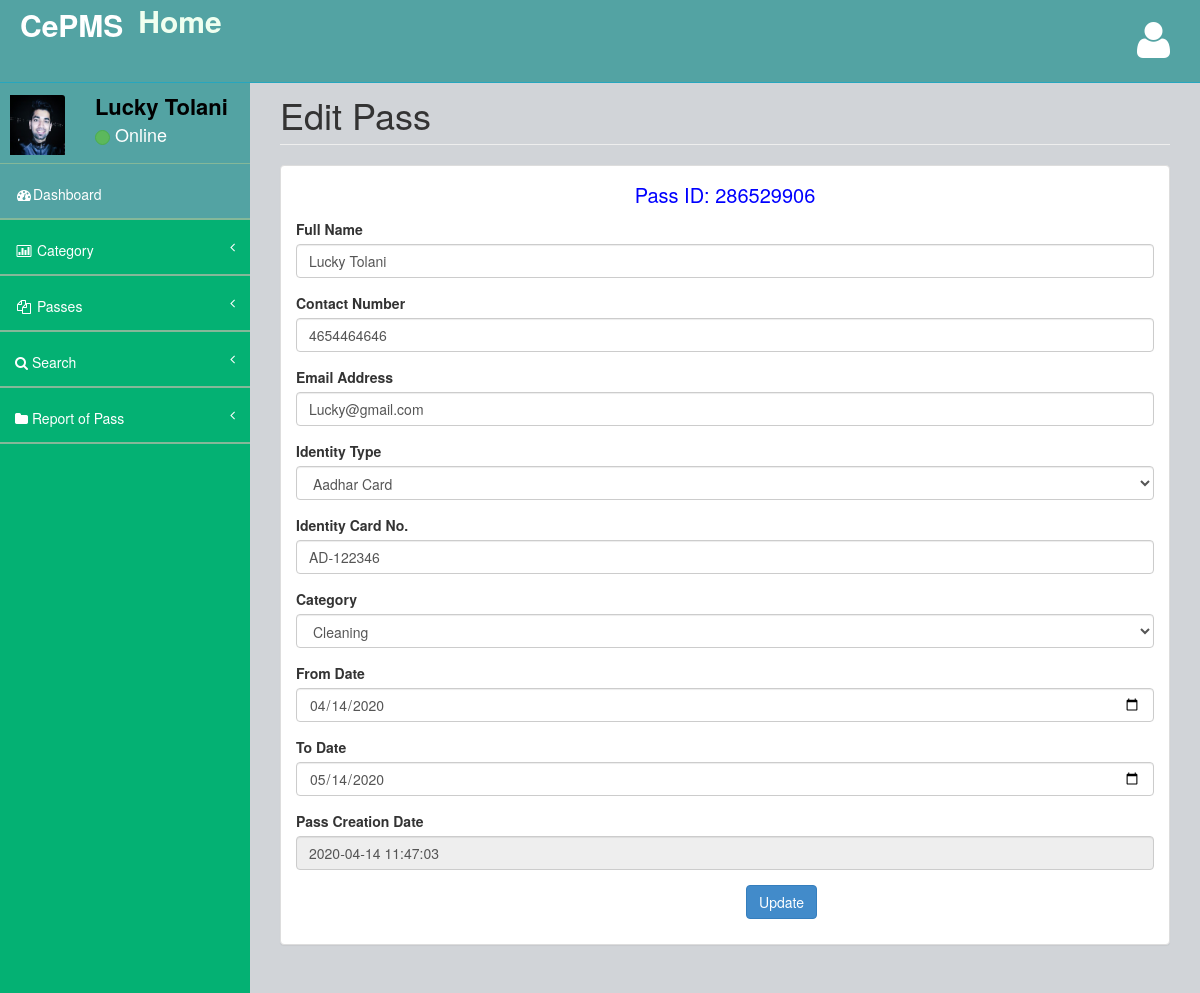
Page /cpms/admin/edit-pass-detail.php?editid=1 (signed in) on the committed database.
### tables this page shows
CREATE TABLE IF NOT EXISTS `tblpass` (
  `ID` int(10) NOT NULL AUTO_INCREMENT,
  `PassNumber` varchar(200) DEFAULT NULL,
  `FullName` varchar(200) DEFAULT NULL,
  `ContactNumber` bigint(10) DEFAULT NULL,
  `Email` varchar(200) DEFAULT NULL,
  `IdentityType` varchar(200) DEFAULT NULL,
  `IdentityCardno` varchar(200) DEFAULT NULL,
  `Category` varchar(100) DEFAULT NULL,
  `FromDate` varchar(200) DEFAULT NULL,
  `ToDate` varchar(200) DEFAULT NULL,
  `PasscreationDate` timestamp NULL DEFAULT CURRENT_TIMESTAMP,
  PRIMARY KEY (`ID`)
);

### cpms/admin/edit-pass-detail.php (the view, shortened to what this page needs)
<?php
include('includes/dbconnection.php');
if (strlen($_SESSION['cpmsaid']==0)) {
  header('location:logout.php');
  } else{
?>
<!DOCTYPE html>
<html>
<head>
    <link href="assets/plugins/bootstrap/bootstrap.css" rel="stylesheet" />
    <link href="assets/font-awesome/css/font-awesome.css" rel="stylesheet" />
    <link href="assets/plugins/pace/pace-theme-big-counter.css" rel="stylesheet" />
   <link href="assets/css/style.css" rel="stylesheet" />
      <link href="assets/css/main-style.css" rel="stylesheet" />
</head>
<body>
    <div id="wrapper">
      <?php include_once('includes/header.php');?>
        <?php include_once('includes/sidebar.php');?>
          <div id="page-wrapper">
            <div class="row">
                <div class="col-lg-12">
                    <h1 class="page-header">Edit Pass</h1>
                </div>
            </div>
            <div class="row">
                <div class="col-lg-12">
                    <div class="panel panel-default">
                        <div class="panel-body">
                            <div class="row">
                                <div class="col-lg-12">
                                    <form method="post" enctype="multipart/form-data">
                                    <?php
$eid=$_GET['editid'];
$sql="SELECT * from  tblpass where ID=$eid";
$query = $dbh -> prepare($sql);
$query->execute();
$results=$query->fetchAll(PDO::FETCH_OBJ);
$cnt=1;
if($query->rowCount() > 0)
{
foreach($results as $row)
{               ?>
  <p colspan="6" style="font-size:20px;color:blue;text-align: center;">
 Pass ID: <?php  echo ($row->PassNumber);?></p>
    <div class="form-group"> <label for="exampleInputEmail1">Full Name</label> <input type="text" name="fullname" value="<?php  echo $row->FullName;?>" class="form-control" required='true'> </div>
    <div class="form-group"> <label for="exampleInputEmail1">Contact Number</label> <input type="text" name="cnumber" value="<?php  echo $row->ContactNumber;?>" class="form-control" required='true' maxlength="10" pattern="[0-9]+"> </div>
    <div class="form-group"> <label for="exampleInputEmail1">Email Address</label> <input type="email" name="email" value="<?php  echo $row->Email;?>" class="form-control" required='true'> </div>
    <div class="form-group"> <label for="exampleInputEmail1">Identity Type</label><select type="text" name="identitytype" value="" class="form-control" required='true'>
<option value="<?php  echo $row->IdentityType;?>"><?php  echo $row->IdentityType;?></option>
     </select></div>
    <div class="form-group"> <label for="exampleInputEmail1">Identity Card No.</label> <input type="text" name="icnum" value="<?php  echo $row->IdentityCardno;?>" class="form-control" required='true'> </div>
     <div class="form-group"> <label for="exampleInputEmail1">Category</label><select type="text" name="category" value="" class="form-control" required='true'>
      <option value="<?php  echo $row->Category;?>"><?php  echo $row->Category;?></option>
     </select></div>
<div class="form-group"> <label for="exampleInputEmail1">From Date</label> <input type="date" name="fromdate" value="<?php  echo $row->FromDate;?>" class="form-control" required='true'> </div>
<div class="form-group"> <label for="exampleInputEmail1">To Date</label> <input type="date" name="todate" value="<?php  echo $row->ToDate;?>" class="form-control" required='true'> </div>
<div class="form-group"> <label for="exampleInputEmail1">Pass Creation Date</label> <input type="text" value="<?php  echo $row->PasscreationDate;?>" class="form-control" readonly='true'> </div>
<?php $cnt=$cnt+1;}} ?>
     <p style="padding-left: 450px"><button type="submit" class="btn btn-primary" name="submit" id="submit">Update</button></p> </form>
                                </div>
                            </div>
                        </div>
                    </div>
                </div>
            </div>
        </div>
    </div>
</body>
</html>
<?php }  ?>

### cpms/admin/includes/sidebar.php (shortened to what this page needs)
<?php
include('includes/dbconnection.php');
?>
        <nav class="navbar-default navbar-static-side" role="navigation">
            <div class="sidebar-collapse">
                <ul class="nav" id="side-menu">
                    <li>
                        <div class="user-section">
                            <div class="user-section-inner">
                                <img src="assets/img/user.jpg" alt="">
                            </div>
                            <div class="user-info">
                                <?php
$aid=$_SESSION['cpmsaid'];
$sql="SELECT AdminName from  tbladmin where ID=:aid";
$query = $dbh -> prepare($sql);
$query->bindParam(':aid',$aid,PDO::PARAM_STR);
$query->execute();
$results=$query->fetchAll(PDO::FETCH_OBJ);
$cnt=1;
if($query->rowCount() > 0)
{
foreach($results as $row)
{               ?>
                                <div><strong><?php  echo $row->AdminName;?></strong></div>
                                <div class="user-text-online">
                                    <span class="user-circle-online btn btn-success btn-circle "></span>&nbsp;Online
                                </div>
                            </div>
                            <?php $cnt=$cnt+1;}} ?>
                        </div>
                    </li>
                    <li class="selected">
                        <a href="dashboard.php"><i class="fa fa-dashboard fa-fw"></i>Dashboard</a>
                    </li>
                    <li>
                        <a href="#"><i class="fa fa-bar-chart-o fa-fw"></i> Category<span class="fa arrow"></span></a>
                    </li>
                    <li>
                        <a href="#"><i class="fa fa-files-o fa-fw"></i> Passes<span class="fa arrow"></span></a>
                    </li>
                    <li>
                        <a href="search-pass.php"><i class="fa fa-search"></i>  Search<span class="fa arrow"></span></a>
                        </li>
                        <li>
                        <a href="pass-bwdates-report.php"><i class="fa fa-folder"></i>  Report of Pass<span class="fa arrow"></span></a>
                        </li>
                </ul>
            </div>
        </nav>

### cpms/admin/assets/css/style.css (style rules this page uses)
body { background-color: #f8f8f8; }
#wrapper { width: 100%; margin-top: 55px!important; background-color:#04B173; }
#page-wrapper { padding: 0 15px; min-height: 568px; background-color:rgb(209, 212, 216); }
.navbar-static-side ul li { border-bottom:1px solid #84B899 !important; }
.arrow { float: right; }
.fa.arrow:before { content: "\f104"; }
@media (min-width:768px) { .navbar-static-side { z-index: 1; position: absolute; width: 250px; } }
.btn-circle { width: 30px; height: 30px; padding: 6px 0; border-radius: 15px; text-align: center; font-size: 12px; line-height: 1.428571429; }

### cpms/admin/assets/css/main-style.css (style rules this page uses)
.user-section-inner { height: 65px; width: 65px; -moz-border-radius: 3px; -webkit-border-radius: 3px; border-radius: 3px; overflow: hidden; display: inline-block; float: left; margin-right: 15px; margin-top: 20px; }
.user-section-inner img { margin-left:10px; width:55px; height:60px; }
.user-info { display: block; color:#000!important; display: inline-block; padding: 15px; margin-bottom: 0px }
.user-text-online { font-size:18px; color:#fff }
.user-circle-online { width: 15px!important; height: 15px!important; }
.nav > li > a { padding: 20px 15px; }
#side-menu { background-color:#04B173; }
#side-menu a { color:#fff; border-bottom: 1px solid #84B899 !important; height: 55px; }
.selected { background-color:rgb(83, 163, 163); }
.navbar-default { border-color: #27A6BE; }
@media (min-width:768px) { #page-wrapper { position: inherit; margin: 0 0 0 250px; padding: 0 30px; min-height: 1000px; } }

### rows in the picture
tblpass: PassNumber "286529906", fullname "Lucky Tolani", cnumber "4654464646", email "Lucky@gmail.com", identitytype "Aadhar Card", icnum "AD-122346", category "Cleaning", fromdate "04/14/2020", todate "05/14/2020", PasscreationDate "2020-04-14 11:47:03"

### other values in the picture
$row->AdminName "Lucky Tolani"
